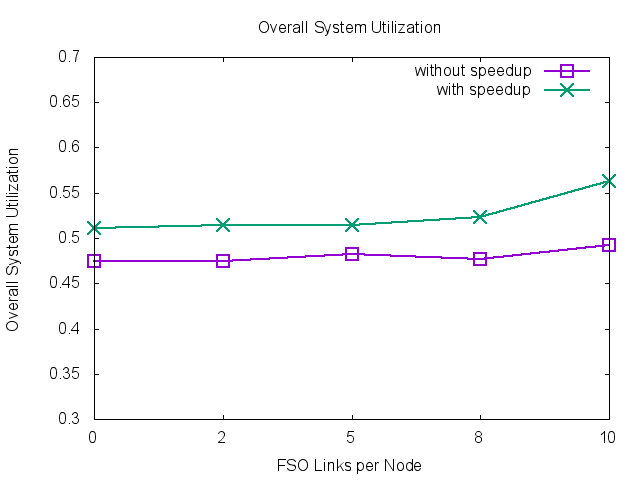

Write the gnuplot code that produced this figure.
set yrange [0.3:0.7]
set xlabel "FSO Links per Node"
set ylabel "Overall System Utilization"
set key top right
#unset key
#set title "Overall System Utilization"

plot  'C:\Users\smallcat\Dropbox\eclipse\common_workspace\HPCSim\5d-torus-speedup\overall-uti.txt' using 2:xtic(1) title "without speedup"with linespoints pointtype 4 linewidth 2 pointsize 2, '' using 3 title "with speedup"with linespoints linewidth 2 pointsize 2 

#set terminal png         # gnuplot recommends setting terminal before output
#set output 'C:\Users\smallcat\Dropbox\eclipse\common_workspace\HPCSim\5d-torus-speedup\overall-uti.png'  

set term post eps color "GothicBBB-Medium-RKSJ-H, 20"      
set output 'C:\Users\smallcat\Dropbox\eclipse\common_workspace\HPCSim\5d-torus-speedup\overall-uti.eps'  
replot
